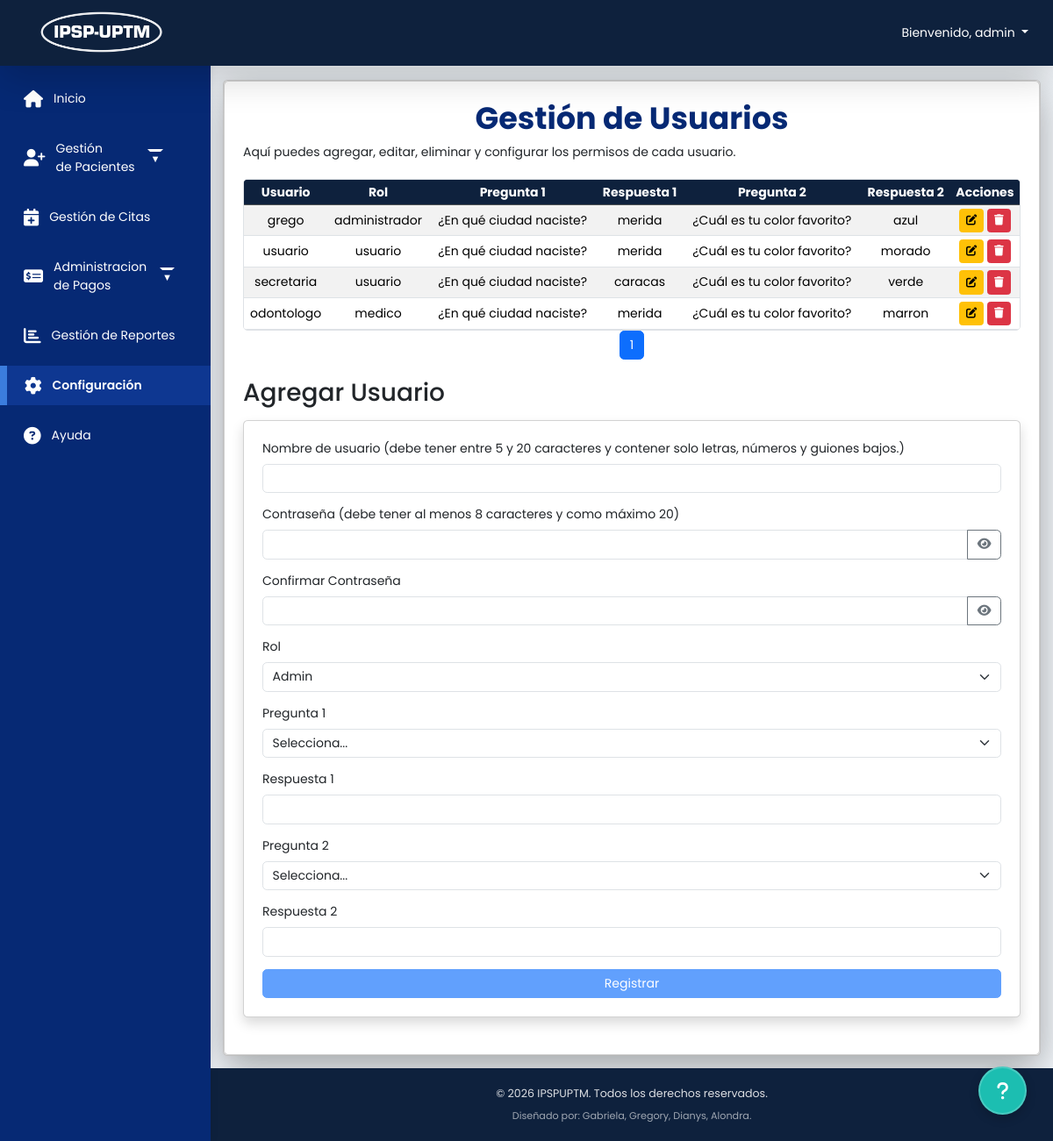
The page /home.php?vista=usuarios (signed in) on the database its author committed.
### tables this page shows
CREATE TABLE `usuarios` (
  `id` int(11) NOT NULL,
  `username` varchar(50) NOT NULL,
  `password` varchar(255) NOT NULL,
  `role_id` int(11) NOT NULL
);

CREATE TABLE `roles` (
  `ID` int(11) NOT NULL,
  `Nombre` varchar(50) NOT NULL
);

CREATE TABLE `preguntas_seguridad` (
  `ID` int(11) NOT NULL,
  `pregunta` varchar(255) NOT NULL
);

CREATE TABLE `respuestas_seguridad` (
  `id` int(11) NOT NULL,
  `usuario_id` int(11) NOT NULL,
  `pregunta_seguridad_id` int(11) NOT NULL,
  `respuesta` varchar(255) NOT NULL
);

### app/configuracion/gestionusuario/vistausuarios.php (the view, shortened to what this page needs)
<?php
include $_SERVER['DOCUMENT_ROOT'] . '/IPSPUPTM/config/database.php';
include $_SERVER['DOCUMENT_ROOT'] . '/IPSPUPTM/config/alertify.php';
$rowsPerPage = 15;
$currentPage = isset($_GET['page']) ? intval($_GET['page']) : 1;
$offset = ($currentPage - 1) * $rowsPerPage;
$sqlUsuarios = "
    SELECT id, username, role_id
    FROM usuarios
    WHERE id != 7
    LIMIT $offset, $rowsPerPage
";
$Usuarios = $conn->query($sqlUsuarios);
$totalRowsResult = $conn->query("SELECT COUNT(*) AS total FROM usuarios WHERE id != 7");
$totalRows = $totalRowsResult->fetch_assoc()['total'];
$totalPages = ceil($totalRows / $rowsPerPage);
?>
<div class="card shadow-lg">
    <div class="container-fluid mt-4 px-4">
         <h1 class="fw-bold text-center" style="color: #062974;">Gestión de Usuarios</h1>
        <p>Aquí puedes agregar, editar, eliminar y configurar los permisos de cada usuario.</p>
        <div class="table-responsive">
            <table class="table table-sm table-striped table-hover mt-4">
                <thead class="table-dark">
                    <tr>
                        <th>Usuario</th>
                        <th>Rol</th>
                        <th>Pregunta 1</th>
                        <th>Respuesta 1</th>
                        <th>Pregunta 2</th>
                        <th>Respuesta 2</th>
                        <th>Acciones</th>
                    </tr>
                </thead>
                <tbody>
                    <?php
                    while ($row = $Usuarios->fetch_assoc()) {
                        $userId = $row['id'];
                        $sql_respuestas = "SELECT ps.pregunta, rs.respuesta, rs.pregunta_seguridad_id
                                        FROM respuestas_seguridad rs
                                        JOIN preguntas_seguridad ps ON rs.pregunta_seguridad_id = ps.ID
                                        WHERE rs.usuario_id = $userId
                                        ORDER BY rs.pregunta_seguridad_id ASC LIMIT 2";
                        $result_respuestas = $conn->query($sql_respuestas);
                        $respuestas = $result_respuestas->fetch_all(MYSQLI_ASSOC);
                        $sql_rol = "SELECT r.Nombre FROM usuarios u JOIN roles r ON u.role_id = r.id WHERE u.id = $userId";
                        $rol_nombre = $conn->query($sql_rol)->fetch_assoc()['Nombre'] ?? 'N/A';
                    ?>
                        <tr>
                            <td><?= htmlspecialchars($row['username']); ?></td>
                            <td><?= htmlspecialchars($rol_nombre); ?></td>
                            <td><?= $respuestas[0]['pregunta'] ?? 'N/A'; ?></td>
                            <td><?= $respuestas[0]['respuesta'] ?? 'N/A'; ?></td>
                            <td><?= $respuestas[1]['pregunta'] ?? 'N/A'; ?></td>
                            <td><?= $respuestas[1]['respuesta'] ?? 'N/A'; ?></td>
                            <td class="text-center">
                                <button class="btn btn-warning btn-sm"
                                    data-bs-toggle="modal"
                                    data-bs-target="#editModal"
                                    data-id="<?= $row['id']; ?>"
                                    data-username="<?= htmlspecialchars($row['username']); ?>"
                                    data-role="<?= $row['role_id']; ?>"
                                    data-p1="<?= $respuestas[0]['pregunta_seguridad_id'] ?? ''; ?>"
                                    data-r1="<?= $respuestas[0]['respuesta'] ?? ''; ?>"
                                    data-p2="<?= $respuestas[1]['pregunta_seguridad_id'] ?? ''; ?>"
                                    data-r2="<?= $respuestas[1]['respuesta'] ?? ''; ?>">
                                    <i class="fas fa-edit"></i>
                                </button>
                                <button class="btn btn-danger btn-sm" data-bs-toggle="modal" data-bs-target="#eliminamodal" data-bs-id="<?= $row['id']; ?>">
                                    <i class="fas fa-trash"></i>
                                </button>
                            </td>
                        </tr>
                    <?php } ?>
                </tbody>
            </table>
        </div>
        <nav>
            <ul class="pagination justify-content-center">
                <?php for ($page = 1; $page <= $totalPages; $page++): ?>
                    <li class="page-item <?= ($page == $currentPage) ? 'active' : '' ?>"><a class="page-link" href="?page=<?= $page ?>"><?= $page ?></a></li>
                <?php endfor; ?>
            </ul>
        </nav>
        <div class="mt-4">
            <h2 class="mb-3">Agregar Usuario</h2>
            <div class="card shadow p-4 mb-5">
                <form action="/IPSPUPTM/Inicio/registro.php" method="POST">
                    <div class="mb-3">
                        <label for="username" class="form-label">Nombre de usuario (debe tener entre 5 y 20 caracteres y contener solo letras, números y guiones bajos.)</label>
                        <input type="text" class="form-control" id="username" name="username" required autocomplete="off" maxlength="20" minlength="5" pattern="[A-Za-z0-9_]+" title="El nombre de usuario debe tener entre 5 y 20 caracteres y contener solo letras, números y guiones bajos.">
                    </div>
                    <div class="mb-3">
                        <label for="password" class="form-label">Contraseña (debe tener al menos 8 caracteres y como máximo 20)</label>
                        <div class="input-group">
                            <input type="password" class="form-control" id="password" name="password" required maxlength="20" minlength="8"  title="La contraseña debe tener al menos 8 caracteres">
                            <button class="btn btn-outline-secondary" type="button" id="togglePassword">
                                <i class="fas fa-eye" id="eyeIcon"></i>
                            </button>
                        </div>
                    </div><div class="mb-3">
                    <label for="confirm_password" class="form-label">Confirmar Contraseña</label>
                    <div class="input-group">
                        <input type="password" class="form-control" id="confirm_password" name="confirm_password" required maxlength="20" minlength="8" title="La contraseña debe tener al menos 8 caracteres">
                        <button class="btn btn-outline-secondary" type="button" id="toggleConfirmPassword">
                            <i class="fas fa-eye" id="confirmEyeIcon"></i>
                        </button>
                    </div>
                </div>
                    <div class="mb-3">
                        <label for="role_id" class="form-label">Rol</label>
                        <select class="form-select" id="role_id" name="role_id" required>
                            <option value="1">Admin</option>
                        </select>
                    </div>
                    <div class="mb-3">
                        <label for="pregunta_seguridad_id1" class="form-label">Pregunta 1</label>
                        <select class="form-select" id="pregunta_seguridad_id1" name="pregunta_seguridad_id1" required>
                            <option value="">Selecciona...</option>
                        </select>
                    </div>
                    <div class="mb-3">
                        <label for="respuesta_seguridad1" class="form-label">Respuesta 1</label>
                        <input type="text" class="form-control" id="respuesta_seguridad1" name="respuesta_seguridad1" required maxlength="20" minlength="3">
                    </div>
                    <div class="mb-3">
                        <label for="pregunta_seguridad_id2" class="form-label">Pregunta 2</label>
                        <select class="form-select" id="pregunta_seguridad_id2" name="pregunta_seguridad_id2" required>
                            <option value="">Selecciona...</option>
                        </select>
                    </div>
                    <div class="mb-3">
                        <label for="respuesta_seguridad2" class="form-label">Respuesta 2</label>
                        <input type="text" class="form-control" id="respuesta_seguridad2" name="respuesta_seguridad2" required maxlength="20" minlength="3">
                    </div>
                    <button type="submit" class="btn btn-primary w-100">Registrar</button>
                </form>
            </div>
        </div>
    </div>
</div>

### rows shown on the page
usuarios: username "grego", id.Nombre "administrador", preguntas_seguridad.pregunta "¿En qué ciudad naciste?", respuestas_seguridad.respuesta "merida", preguntas_seguridad.pregunta "¿Cuál es tu color favorito?", respuestas_seguridad.respuesta "azul"
usuarios: username "usuario", id.Nombre "usuario", preguntas_seguridad.pregunta "¿En qué ciudad naciste?", respuestas_seguridad.respuesta "merida", preguntas_seguridad.pregunta "¿Cuál es tu color favorito?", respuestas_seguridad.respuesta "morado"
usuarios: username "secretaria", id.Nombre "usuario", preguntas_seguridad.pregunta "¿En qué ciudad naciste?", respuestas_seguridad.respuesta "caracas", preguntas_seguridad.pregunta "¿Cuál es tu color favorito?", respuestas_seguridad.respuesta "verde"
usuarios: username "odontologo", id.Nombre "medico", preguntas_seguridad.pregunta "¿En qué ciudad naciste?", respuestas_seguridad.respuesta "merida", preguntas_seguridad.pregunta "¿Cuál es tu color favorito?", respuestas_seguridad.respuesta "marron"

### other values the page prints
$_SESSION['username'] "admin"
